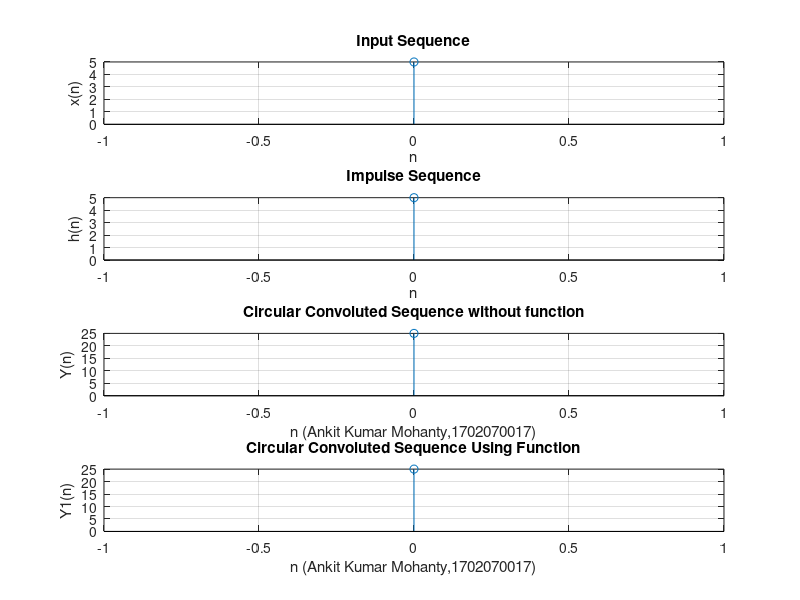

The MATLAB source for this figure:
clc;
close all;
x=input('Enter x(n):\n');
h=input('Enter h(n):\n');
m=length(x);
n=length(h);
N=max(m,n);
x=[x,zeros(1,N-m)];
h=[h,zeros(1,N-n)];
Y=zeros(1,N);
for n=1:N
    for i=1:N
        j=n-i+1;
        if(j<=0)
            j=N+j;
        end
        Y(n)=[Y(n)+x(i).*h(j)];
    end
end
n=0:N-1;
subplot(411)
disp('First Sequence x(n) is:')
disp(x)
stem(n,x)
xlabel('n')
ylabel('x(n)')
title('Input Sequence')
grid on;
subplot(412)
disp('Second Sequence h(n) is:')
disp(h)
stem(n,h)
xlabel('n')
ylabel('h(n)')
title('Impulse Sequence')
grid on;
subplot(413)
disp('Convoluted Sequence Y(n) is:')
disp(Y)
stem(n,Y)
xlabel('n (Ankit Kumar Mohanty,1702070017)')
ylabel('Y(n)')
title('Circular Convoluted Sequence without function')
grid on;
Y1=cconv(x,h,N);
subplot(414)
stem(n,Y1);
xlabel('n (Ankit Kumar Mohanty,1702070017)');
ylabel('Y1(n)');
title('Circular Convoluted Sequence Using Function');
grid on;
disp(Y1)